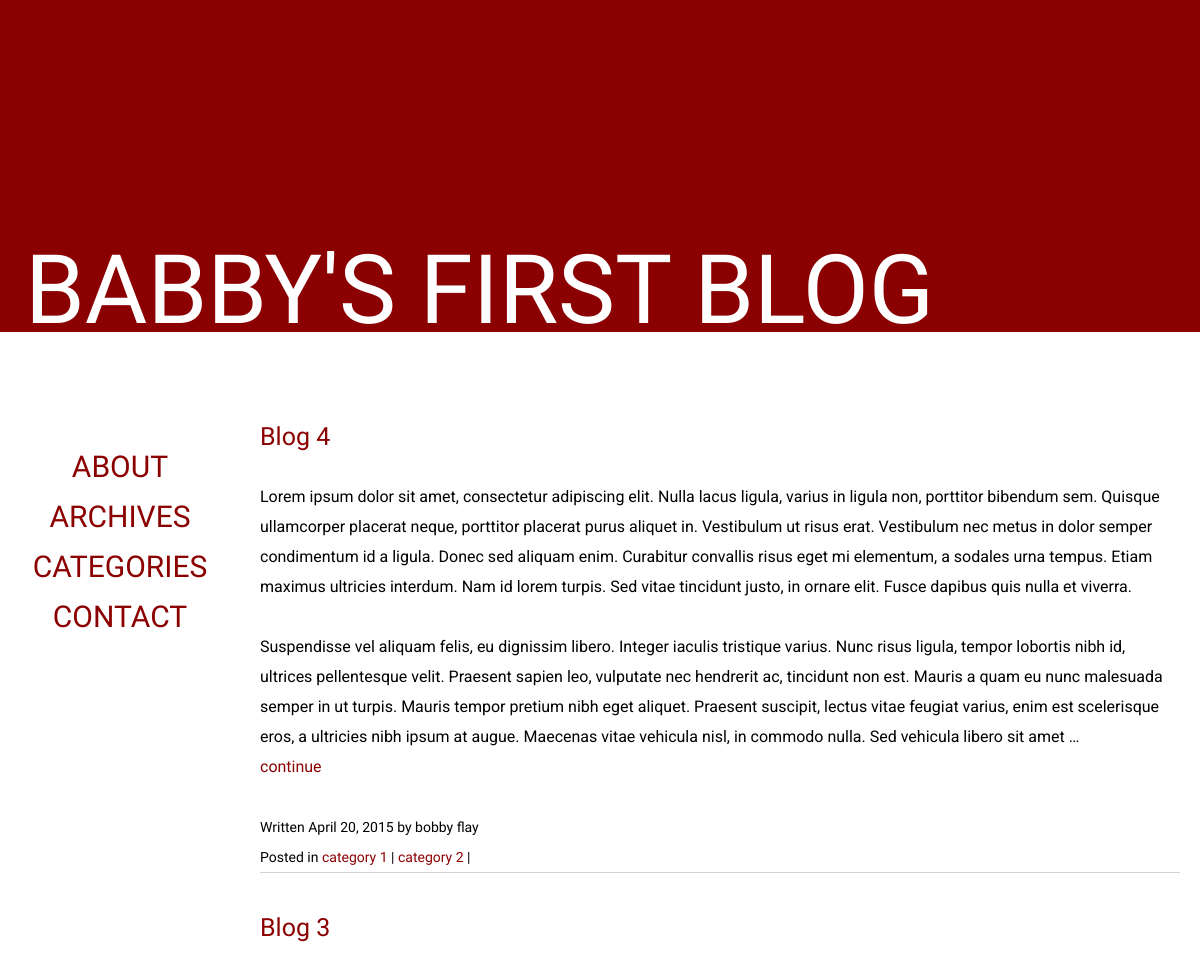
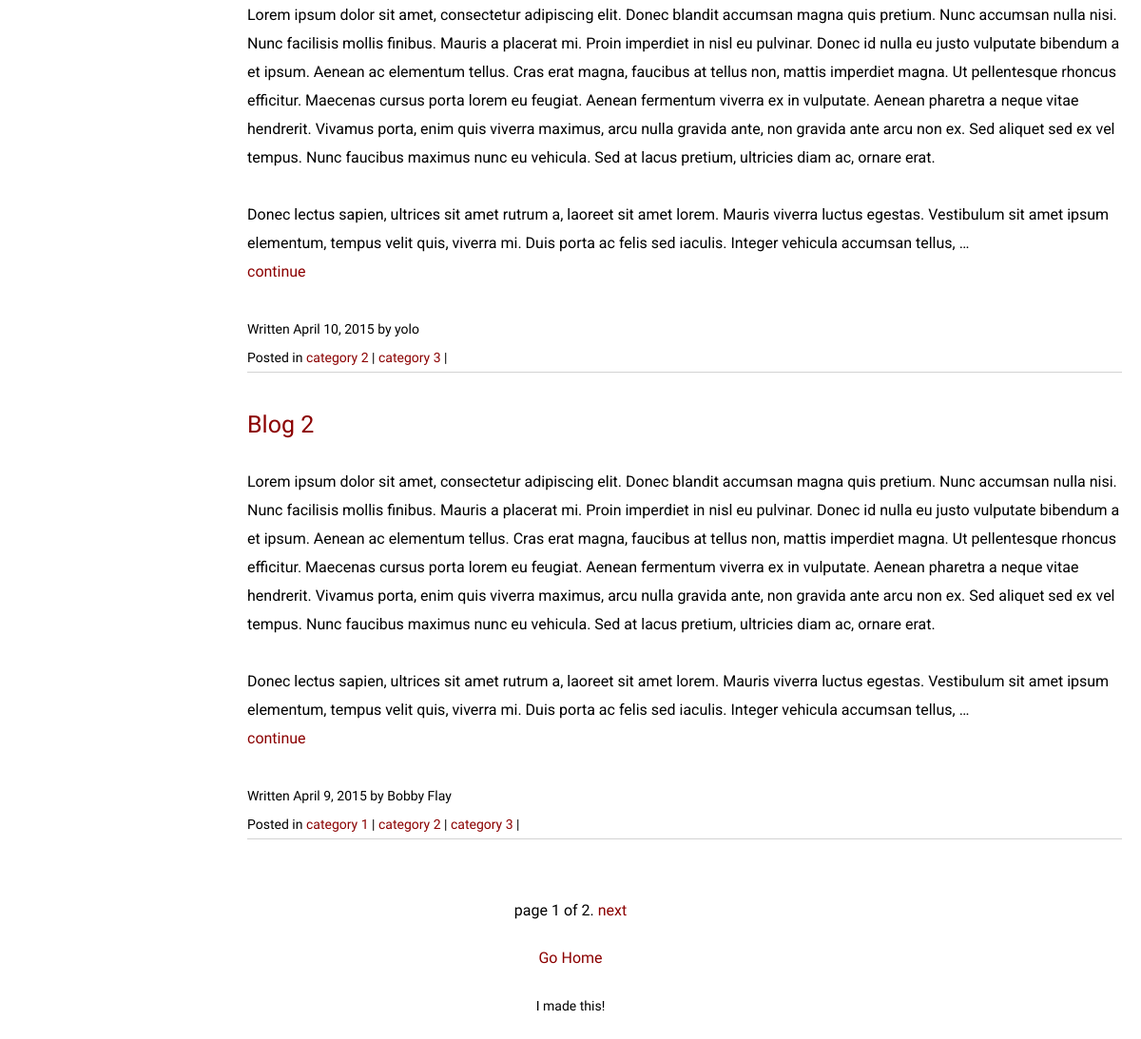
Screenshot of /blog/ with the database file from the repository (2 pictures, top to bottom).
### blog/models.py (models this page shows)
class Blog(models.Model):
	title = models.CharField(max_length=100, unique=True)
	slug = models.SlugField(max_length=100, unique=True)
	author = models.CharField(max_length=100, default='yolo')
	body = models.TextField()
	posted = models.DateField(db_index=True, auto_now_add=True)
	category = models.ManyToManyField(Category)
	def __str__(self):
		return self.title

class Category(models.Model):
	title = models.CharField(max_length=100, db_index=True)
	slug = models.SlugField(max_length=100, db_index=True)
	def __str__(self):
		return self.title
	class Meta:
		ordering = ['title']

### blog/views.py (the view)
def index(request):
	categories = Category.objects.all().order_by('title')
	post_list = Blog.objects.all()[::-1]
	print(post_list)
	paginator = Paginator(post_list, 3)
	page = request.GET.get('page')
	try:
		posts = paginator.page(page)
	except PageNotAnInteger:
		posts = paginator.page(1)
	except EmptyPage:
		posts = paginator.page(pageinator.num_pages)
	context = {'categories': categories, 'posts':posts, }
	return render_to_response('blog/index.html', context)

### blog/templates/blog/index.html (shortened to what this page needs)
{% extends 'blog/base.html' %}
{% block content %}
<nav class="HolyGrail-nav">
	<br />
	<h2><a href="#"> About </a></h2>
	<h2><a href="{% url 'blog:view_archives' %}"> Archives </a></h2>
	<div class="category-parent"><h2>Categories</h2>
	</div>
	<h2><a href=#"> Contact </a></h2>
</nav>
<main class="HolyGrail-content">
	{% if posts %}
		{% for post in posts %}
		<div class="post">
			<h3><a href="view/{{ post.slug }}">{{ post.title|capfirst }}</a></h3>
			<br />
			<div class="font-roboto">{{ post.body|linebreaksbr|truncatewords:150 }}</div>
			<a href="view/{{ post.slug }}">continue</a>
			<br /><br />
			<h6>Written {{ post.posted }} by {{ post.author }}</h6>
			<h6>
				Posted in
				{% for category in post.category.all %}
					<a href="{% url 'blog:view_blog_category' category.slug %}">{{ category }}</a> |
				{% endfor %}
			</h6>
		</div>
		{% endfor %}
	{% else %}
		<p>There's nothing yet</p>
	{% endif %}
</main>
{% endblock %}
{% block pagination %}
	<div class="align-center">
	page {{ posts.number }} of {{posts.paginator.num_pages }}.
	{% if posts.has_next %}
		<a href="?page={{ posts.next_page_number }}">next</a>
	{% endif %}
	</div>
{% endblock %}

### blog/static/blog/style.css (style rules this page uses)
* { box-sizing: border-box; -webkit-box-sizing: border-box; -moz-box-sizing: border-box; }
body { font-family: 'Oswald', sans-serif; }
.HolyGrail { display: flex; min-height: 100vh; flex-direction: column; }
.HolyGrail-content { flex: 4; order: 2; }
.HolyGrail-nav, .HolyGrail-ads { flex: 0 0 ; }
.HolyGrail-nav { order: 1; }
@media (min-width: 650px) { .HolyGrail-content { flex: 1; order: 3; } }
@media (min-width: 650px) { .HolyGrail-nav, .HolyGrail-ads { flex:0 0 15em; } }
nav .category-parent { color: darkred; cursor: pointer; }
.HolyGrail-content { margin-left: 20px; margin-right: 20px; }
.HolyGrail-content .post { line-height: 30px; padding-top: 40px; border-bottom: 1px solid #d3d3d3; }
.HolyGrail-nav { text-align: center; line-height: 20px; padding-top: 40px; font-family: 'Oswald', sans-serif; text-transform: uppercase; }
.align-center { text-align: center; }
h2 { font-size: 30px; line-height: 50px; }
h3 { font-size: 25px; }
h6 { font-size: 14px; }
.font-roboto { font-family: 'Roboto', sans-serif; }
a { color: darkred; text-decoration: none; }

### rows the page displays
Blog: title "Blog 4", body "Lorem ipsum dolor sit amet, consectetur adipiscing elit. Nulla lacus ligula, varius in ligula non, porttitor bibendum sem. Quisque ullamcorper placerat neque, porttitor placerat purus aliquet in. Vestibulum ut risus erat. Vestibulum nec metus in dolor semper condimentum id a ligula. Donec sed aliquam enim. Curabitur convallis risus eget mi elementum, a sodales urna tempus. Etiam maximus ultricies interdum. Nam id lorem turpis. Sed vitae tincidunt justo, in ornare elit. Fusce dapibus quis nulla et viverra. Suspendisse vel aliquam felis, eu dignissim libero. Integer iaculis tristique varius. Nunc risus ligula, tempor lobortis nibh id, ultrices pellentesque velit. Praesent sapien leo,…", posted "April 20, 2015", author "bobby flay"
Category: title "category 1"
Category: title "category 2"
Blog: title "Blog 3", body "Lorem ipsum dolor sit amet, consectetur adipiscing elit. Donec blandit accumsan magna quis pretium. Nunc accumsan nulla nisi. Nunc facilisis mollis finibus. Mauris a placerat mi. Proin imperdiet in nisl eu pulvinar. Donec id nulla eu justo vulputate bibendum a et ipsum. Aenean ac elementum tellus. Cras erat magna, faucibus at tellus non, mattis imperdiet magna. Ut pellentesque rhoncus efficitur. Maecenas cursus porta lorem eu feugiat. Aenean fermentum viverra ex in vulputate. Aenean pharetra a neque vitae hendrerit. Vivamus porta, enim quis viverra maximus, arcu nulla gravida ante, non gravida ante arcu non ex. Sed aliquet sed ex vel tempus. Nunc faucibus maximus nunc eu vehicula. Sed at…", posted "April 10, 2015", author "yolo"
Category: title "category 3"
Blog: title "Blog 2", body "Lorem ipsum dolor sit amet, consectetur adipiscing elit. Donec blandit accumsan magna quis pretium. Nunc accumsan nulla nisi. Nunc facilisis mollis finibus. Mauris a placerat mi. Proin imperdiet in nisl eu pulvinar. Donec id nulla eu justo vulputate bibendum a et ipsum. Aenean ac elementum tellus. Cras erat magna, faucibus at tellus non, mattis imperdiet magna. Ut pellentesque rhoncus efficitur. Maecenas cursus porta lorem eu feugiat. Aenean fermentum viverra ex in vulputate. Aenean pharetra a neque vitae hendrerit. Vivamus porta, enim quis viverra maximus, arcu nulla gravida ante, non gravida ante arcu non ex. Sed aliquet sed ex vel tempus. Nunc faucibus maximus nunc eu vehicula. Sed at…", posted "April 9, 2015", author "Bobby Flay"

### other values shown
{{ posts.number }} "1"
{{ posts.paginator.num_pages }} "2"
